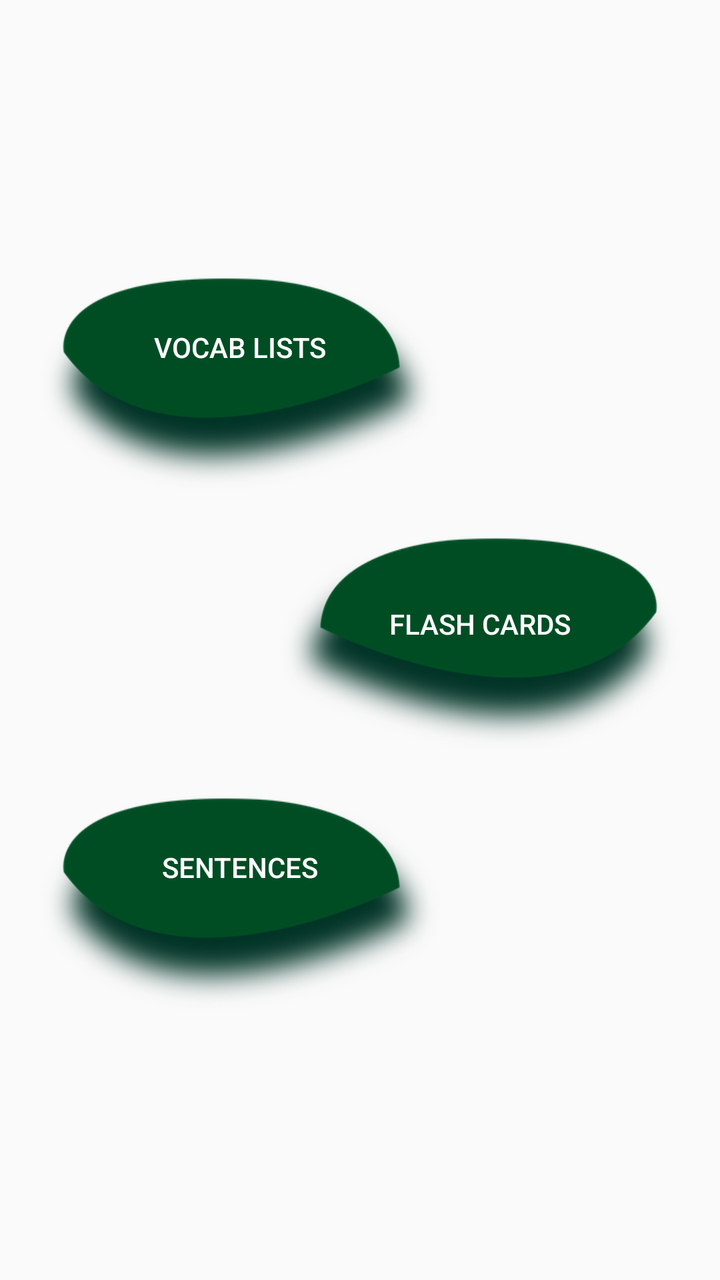
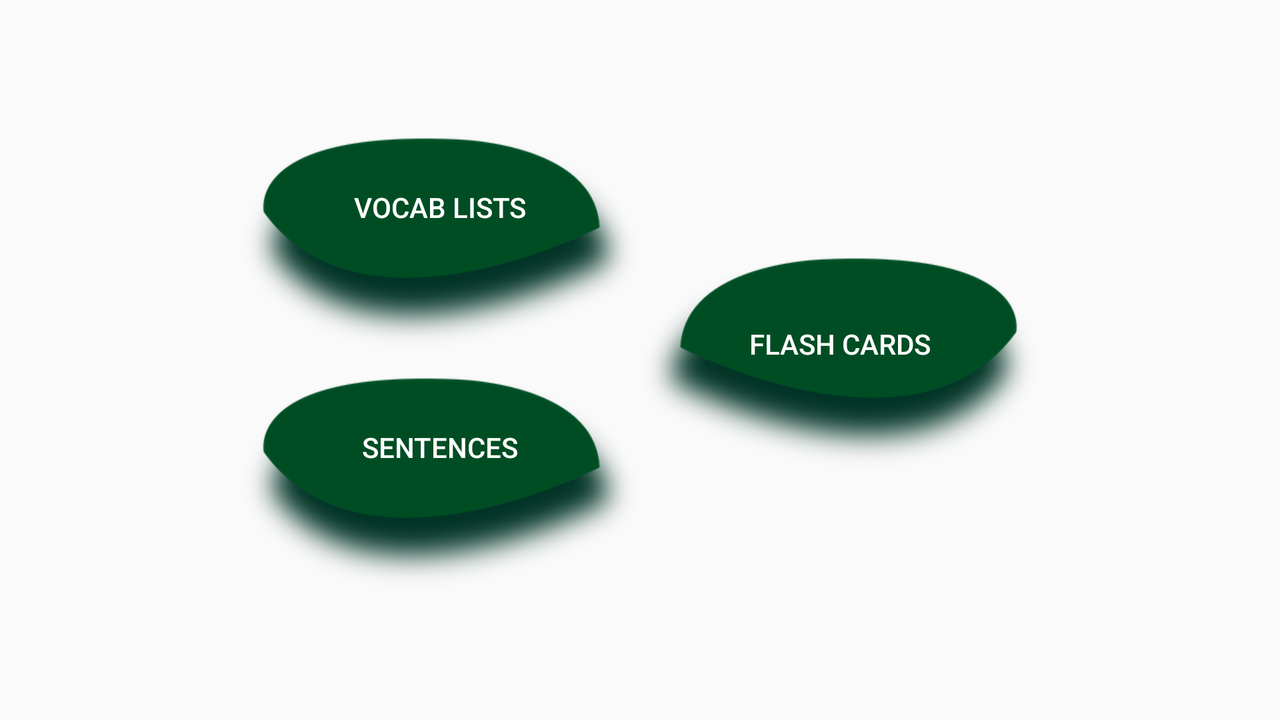

First picture: res/layout/ on a phone held upright. Second picture: the repository's own variant of that layout, on a device whose configuration matches the variant's folder. Source for both follows.
<!-- AndroidManifest.xml: application theme AppTheme -->
<!-- res/layout/content_main.xml -->
<?xml version="1.0" encoding="utf-8"?>
<RelativeLayout xmlns:android="http://schemas.android.com/apk/res/android"
    xmlns:app="http://schemas.android.com/apk/res-auto"
    xmlns:tools="http://schemas.android.com/tools"
    app:layout_behavior="@string/appbar_scrolling_view_behavior"
    tools:context="ogcio.vanuatulanguages.MainActivity"
    android:layout_width="match_parent"
    android:layout_height="match_parent">

    <Button
        android:id="@+id/dictionaryButton1"
        android:layout_width="200dp"
        android:layout_height="110dp"
        android:layout_above="@+id/flashCardsButton1"
        android:layout_alignStart="@+id/sentencesButton1"
        android:layout_marginBottom="20dp"
        android:background="@drawable/namele_shadow_left_small"
        android:onClick="dictionaryButtonClicked"
        android:text="@string/dictionary_button"
        android:textColor="@color/white" />

    <Button
        android:id="@+id/sentencesButton1"
        android:layout_width="200dp"
        android:layout_height="110dp"
        android:layout_below="@+id/flashCardsButton1"
        android:layout_marginStart="20dp"
        android:layout_marginTop="20dp"
        android:layout_alignParentStart="true"
        android:background="@drawable/namele_shadow_left_small"
        android:onClick="sentencesButtonClicked"
        android:text="@string/sentences_button"
        android:textColor="@color/white" />

    <Button
        android:id="@+id/flashCardsButton1"
        android:layout_width="200dp"
        android:layout_height="110dp"
        android:layout_marginEnd="20dp"
        android:layout_alignParentEnd="true"
        android:layout_centerVertical="true"
        android:background="@drawable/namele_shadow_right_small"
        android:onClick="flashCardsButtonClicked"
        android:text="@string/flash_cards_button"
        android:textColor="@color/white" />

</RelativeLayout>
<!-- resources referenced by this layout -->
<resources>
  <color name="white">#ffffff</color>
  <!-- drawable namele_shadow_left_small: png bitmap (drawable, 42204 bytes) -->
  <!-- drawable namele_shadow_right_small: png bitmap (drawable, 41948 bytes) -->
  <string name="dictionary_button">Vocab Lists\n\n</string>
  <string name="flash_cards_button">Flash Cards\n</string>
  <string name="sentences_button">Sentences\n\n</string>
  <style name="AppTheme" parent="Theme.AppCompat.Light.DarkActionBar">
          
          <item name="colorPrimary">@color/colorPrimary</item>
          <item name="colorPrimaryDark">@color/colorPrimaryDark</item>
          <item name="colorAccent">@color/colorAccent</item>
      </style>
  <color name="colorPrimary">#00cc99</color>
  <color name="colorPrimaryDark">#004d25</color>
  <color name="colorAccent">#374bc0</color>
</resources>
<!-- res/layout-land/content_main.xml (the repository's variant of the layout above) -->
<!-- drawn on the phone turned sideways -->
<?xml version="1.0" encoding="utf-8"?>
<RelativeLayout xmlns:android="http://schemas.android.com/apk/res/android"
    xmlns:app="http://schemas.android.com/apk/res-auto"
    xmlns:tools="http://schemas.android.com/tools"
    app:layout_behavior="@string/appbar_scrolling_view_behavior"
    tools:context="ogcio.vanuatulanguages.MainActivity"
    android:layout_width="match_parent"
    android:layout_height="match_parent">

    <ImageView
        android:id="@+id/spacer"
        android:layout_width="wrap_content"
        android:layout_height="wrap_content"
        android:layout_centerHorizontal="true"
        android:layout_centerVertical="true"/>

    <Button
        android:id="@+id/dictionaryButton"
        android:layout_width="200dp"
        android:layout_height="110dp"
        android:layout_above="@+id/spacer"
        android:layout_marginBottom="5dp"
        android:layout_alignStart="@+id/sentencesButton"
        android:background="@drawable/namele_shadow_left_small"
        android:onClick="dictionaryButtonClicked"
        android:text="@string/dictionary_button"
        android:textColor="@color/white" />

    <Button
        android:id="@+id/sentencesButton"
        android:layout_width="200dp"
        android:layout_height="110dp"
        android:layout_below="@id/spacer"
        android:layout_toStartOf="@+id/spacer"
        android:layout_marginTop="5dp"
        android:background="@drawable/namele_shadow_left_small"
        android:onClick="sentencesButtonClicked"
        android:text="@string/sentences_button"
        android:textColor="@color/white" />

    <Button
        android:id="@+id/flashCardsButton"
        android:layout_width="200dp"
        android:layout_height="110dp"
        android:layout_centerVertical="true"
        android:layout_toEndOf="@id/spacer"
        android:background="@drawable/namele_shadow_right_small"
        android:onClick="flashCardsButtonClicked"
        android:text="@string/flash_cards_button"
        android:textColor="@color/white" />

</RelativeLayout>
